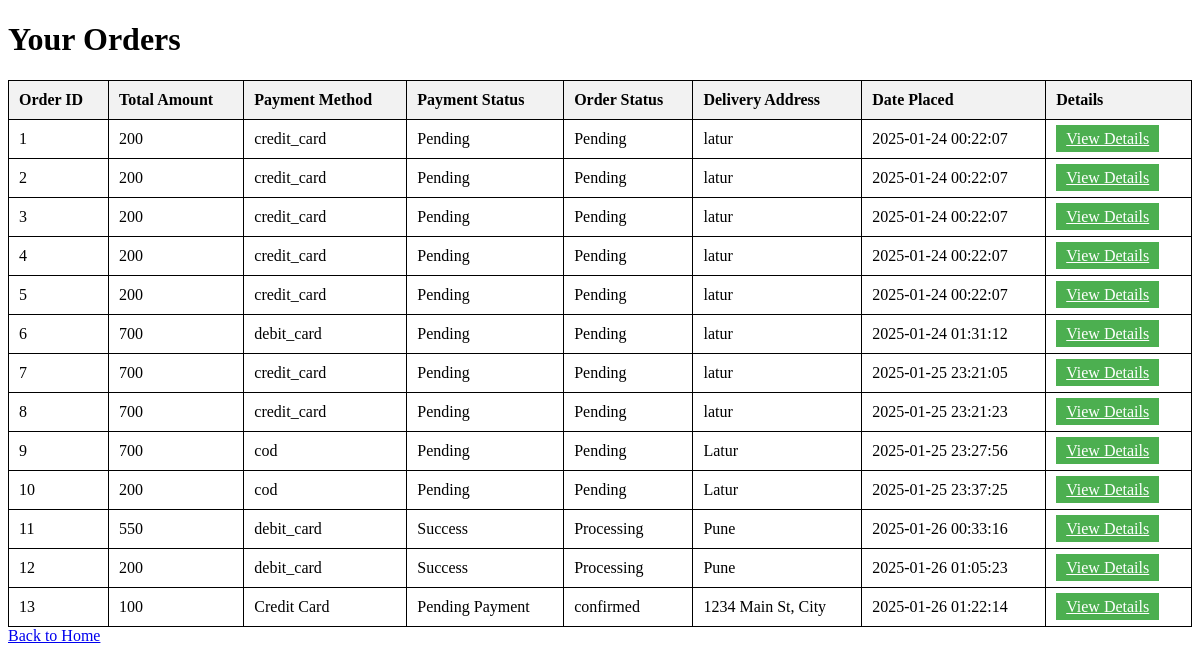
/view_orders_buyer.php (signed in), run on the app's committed database.
### tables this page shows
CREATE TABLE `payment_history` (
  `payment_id` int NOT NULL AUTO_INCREMENT,
  `order_id` int NOT NULL,
  `payment_method` varchar(50) NOT NULL,
  `payment_status` varchar(50) NOT NULL,
  `payment_amount` int NOT NULL,
  `payment_date` timestamp NULL DEFAULT CURRENT_TIMESTAMP,
  PRIMARY KEY (`payment_id`),
  KEY `order_id` (`order_id`),
  CONSTRAINT `payment_history_ibfk_1` FOREIGN KEY (`order_id`) REFERENCES `order_management` (`order_id`) ON DELETE CASCADE
);

CREATE TABLE `order_management` (
  `order_id` int NOT NULL AUTO_INCREMENT,
  `buyer_id` int NOT NULL,
  `farmer_id` int NOT NULL,
  `total_amount` int NOT NULL,
  `payment_method` varchar(50) DEFAULT NULL,
  `order_status` varchar(50) NOT NULL,
  `delivery_address` varchar(255) NOT NULL,
  `created_at` timestamp NULL DEFAULT CURRENT_TIMESTAMP,
  `updated_at` timestamp NULL DEFAULT CURRENT_TIMESTAMP ON UPDATE CURRENT_TIMESTAMP,
  `date_placed` datetime DEFAULT CURRENT_TIMESTAMP,
  PRIMARY KEY (`order_id`),
  KEY `buyer_id` (`buyer_id`),
  KEY `farmer_id` (`farmer_id`),
  CONSTRAINT `order_management_ibfk_1` FOREIGN KEY (`buyer_id`) REFERENCES `buyer_registration` (`buyer_id`) ON DELETE CASCADE,
  CONSTRAINT `order_management_ibfk_2` FOREIGN KEY (`farmer_id`) REFERENCES `farmer_registration` (`farmer_id`) ON DELETE CASCADE
);

### view_orders_buyer.php (the view, shortened to what this page needs)
<?php
include('db_connection.php');
$buyer_id = $_SESSION['user_id'];
$query = "SELECT om.order_id, om.total_amount, om.payment_method, om.order_status, om.delivery_address, om.date_placed,
                 ph.payment_status
          FROM order_management om
          LEFT JOIN payment_history ph ON om.order_id = ph.order_id
          WHERE om.buyer_id = $buyer_id";
$result = mysqli_query($conn, $query);
?>
<!DOCTYPE html>
<html lang="en">
<head>
</head>
<body>
    <h1>Your Orders</h1>
    <?php if (mysqli_num_rows($result) > 0): ?>
        <table>
            <tr>
                <th>Order ID</th>
                <th>Total Amount</th>
                <th>Payment Method</th>
                <th>Payment Status</th>
                <th>Order Status</th>
                <th>Delivery Address</th>
                <th>Date Placed</th>
                <th>Details</th>
            </tr>
            <?php while ($order = mysqli_fetch_assoc($result)): ?>
                <tr>
                    <td><?php echo $order['order_id']; ?></td>
                    <td><?php echo $order['total_amount']; ?></td>
                    <td><?php echo $order['payment_method']; ?></td>
                    <td><?php echo $order['payment_status'] ? $order['payment_status'] : 'Pending Payment'; ?></td>
                    <td><?php echo $order['order_status']; ?></td>
                    <td><?php echo $order['delivery_address']; ?></td>
                    <td><?php echo $order['date_placed']; ?></td>
                    <td><a href="view_order_details_buyer.php?order_id=<?php echo $order['order_id']; ?>" class="button">View Details</a></td>
                </tr>
            <?php endwhile; ?>
        </table>
    <?php else: ?>
        <p>You have no orders.</p>
    <?php endif; ?>
    <a href="buyer_dashboard.php">Back to Home</a>
</body>
</html>

### view_orders_buyer.php (style rules this page uses)
table { width: 100%; border-collapse: collapse; }
table, th, td { border: 1px solid black; }
th, td { padding: 10px; text-align: left; }
th { background-color: #f2f2f2; }
.button { padding: 5px 10px; background-color: #4CAF50; color: white; border: none; cursor: pointer; }

### data on the page
payment_history: order.order_id "1", order.total_amount "200", order.payment_method "credit_card", payment_status "Pending", order.order_status "Pending", order.delivery_address "latur", order.date_placed "2025-01-24 00:22:07"
payment_history: order.order_id "2", order.total_amount "200", order.payment_method "credit_card", payment_status "Pending", order.order_status "Pending", order.delivery_address "latur", order.date_placed "2025-01-24 00:22:07"
payment_history: order.order_id "3", order.total_amount "200", order.payment_method "credit_card", payment_status "Pending", order.order_status "Pending", order.delivery_address "latur", order.date_placed "2025-01-24 00:22:07"
payment_history: order.order_id "4", order.total_amount "200", order.payment_method "credit_card", payment_status "Pending", order.order_status "Pending", order.delivery_address "latur", order.date_placed "2025-01-24 00:22:07"
payment_history: order.order_id "5", order.total_amount "200", order.payment_method "credit_card", payment_status "Pending", order.order_status "Pending", order.delivery_address "latur", order.date_placed "2025-01-24 00:22:07"
payment_history: order.order_id "6", order.total_amount "700", order.payment_method "debit_card", payment_status "Pending", order.order_status "Pending", order.delivery_address "latur", order.date_placed "2025-01-24 01:31:12"
payment_history: order.order_id "7", order.total_amount "700", order.payment_method "credit_card", payment_status "Pending", order.order_status "Pending", order.delivery_address "latur", order.date_placed "2025-01-25 23:21:05"
payment_history: order.order_id "8", order.total_amount "700", order.payment_method "credit_card", payment_status "Pending", order.order_status "Pending", order.delivery_address "latur", order.date_placed "2025-01-25 23:21:23"
payment_history: order.order_id "9", order.total_amount "700", order.payment_method "cod", payment_status "Pending", order.order_status "Pending", order.delivery_address "Latur", order.date_placed "2025-01-25 23:27:56"
payment_history: order.order_id "10", order.total_amount "200", order.payment_method "cod", payment_status "Pending", order.order_status "Pending", order.delivery_address "Latur", order.date_placed "2025-01-25 23:37:25"
payment_history: order.order_id "11", order.total_amount "550", order.payment_method "debit_card", payment_status "Success", order.order_status "Processing", order.delivery_address "Pune", order.date_placed "2025-01-26 00:33:16"
payment_history: order.order_id "12", order.total_amount "200", order.payment_method "debit_card", payment_status "Success", order.order_status "Processing", order.delivery_address "Pune", order.date_placed "2025-01-26 01:05:23"
order_management: order_id "13", total_amount "100", payment_method "Credit Card", shows "Pending Payment", order_status "confirmed", delivery_address "1234 Main St, City", date_placed "2025-01-26 01:22:14"
